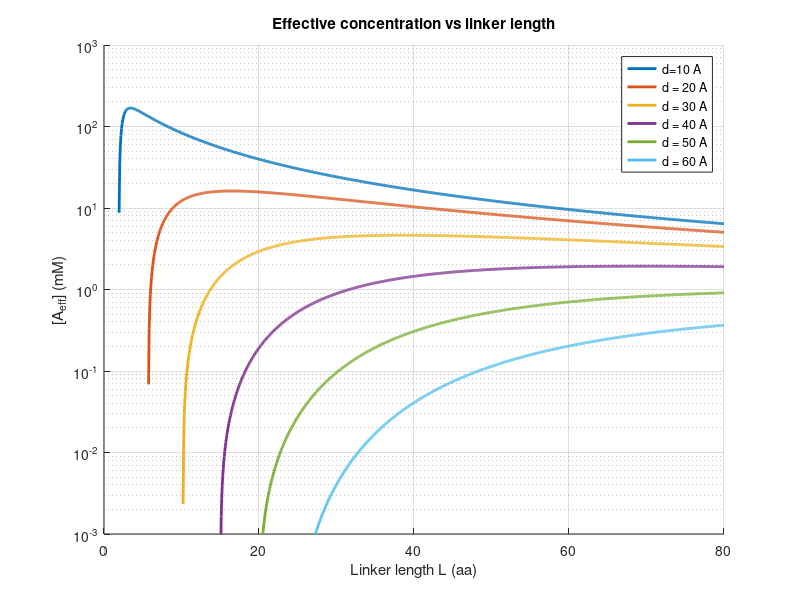

This figure's MATLAB source: (Note: this script raises an error after producing the figure.)
% CHEME 5440
% Final Project 

clear all; close all;
%% Recreating Textbook Figure on Relationship between Aeff and L

% Messing around in nM 
x0(1) = 16; % initial concentration of free Ab (nM)
x0(2) = 7.5 * 10^-2; % initial conc of free CD4 receptor (nM)
x0(3) = 7.5 * 10^-2; % initial conc of free CD70 receptor (nM)
x0(4) = 0; % initial concentration of Ab:CD4 (nM)
x0(5) = 0; % initial concentration of Ab:CD70 (nM)
x0(6) = 0; % initial concentration of CD4:Ab:CD70 (nM)
k(1) = 2.8 * 10^-4; % kon, CD4 (nM^-1 s^-1)
k(2) = 2.6 * 10^-4; % koff, CD4 (s^-1)
% Kd CD4 = around 0.9 nM 
k(3) = 2.0 * 10^-4; % kon, CD70 (nM^-1 s^-1)
k(4) = 4.9 * 10^-3; % koff, CD70 (s^-1)
% Kd CD70 = around 25 nM 


hold on
%For our updated scenario iwth a different [CD4eff] concentration
d= 3.8;

d_vals = linspace(10,60,6);
figure (1)
hold on
x = 0;
startlength = [1,4,9,14,19,25];
for i = 1:length(d_vals)
    d = d_vals(i);
    L_vals = linspace(startlength(i),80,1000); %Accounts for model breakdown after you get lower linke lengths
    Aeff_vals = zeros(size(L_vals)); 

    for j = 1:length(L_vals)
        L = L_vals(j);
    
        Aeff = 5.03 .* L.^(-3/2) .* exp((-6.58e-2 .* d.^2) ./ L) .* ( ...
            1 ...
            - (0.987 ./ L) ...
            + 0.139 .* (d.^2 ./ L.^2) ...
            - 2.51e-3 .* (d.^4 ./ L.^3) ...
            - (0.308 ./ L.^2) ...
            - 0.150 .* (d.^2 ./ L.^3) ...
            + 0.0204 .* (d.^4 ./ L.^4) ...
            - 5.17e-4 .* (d.^6 ./ L.^5) ...
            + 3.14e-6 .* (d.^8 ./ L.^6) ...
        );
    
        Aeff_vals(j) = Aeff*1e3;   % store scalar
    end
    semilogy(L_vals, Aeff_vals, 'LineWidth', 2);

end
%Updated model
set(gca, 'YScale', 'log');
ylim([1e-3 1e3]);
xlabel('Linker length L (aa)');
ylabel('[A_{eff}] (mM)');
title('Effective concentration vs linker length');
xlim([0 80])
legend('d=10 A', 'd = 20 A', 'd = 30 A',  'd = 40 A', 'd = 50 A', 'd = 60 A')
grid on;
hold off

%% Mazor et al. figure recreation

%Set up constants
tspan = [0 60*60];        % Time for equilibrium
conv_factor = 9e8;      % Scale to #/cell
Ab_range = logspace(-11, -2, 100); 
kd_scenarios = [0.9, 70]; 
results = cell(1, 2);
avagardo = 6.022e23;

%finding Aeff value
d = 40;
L = 40;
Aeff = (5.03 .* L.^(-3/2) .* exp((-6.58e-2 .* d.^2) ./ L) .* ( ...
            1 ...
            - (0.987 ./ L) ...
            + 0.139 .* (d.^2 ./ L.^2) ...
            - 2.51e-3 .* (d.^4 ./ L.^3) ...
            - (0.308 ./ L.^2) ...
            - 0.150 .* (d.^2 ./ L.^3) ...
            + 0.0204 .* (d.^4 ./ L.^4) ...
            - 5.17e-4 .* (d.^6 ./ L.^5) ...
            + 3.14e-6 .* (d.^8 ./ L.^6) ...
))*1e9;

%Loop
d = d_vals(4); %Using d = 40 A
for s = 1:2
    % Set kinetic rates
    k(1) = 2.8 * 10^-4;              % kon, CD4
    k(2) = k(1) * kd_scenarios(s);   % koff, CD4 
    k(3) = 2.0 * 10^-4;              % kon, CD70
    k(4) = k(3) * 25;                % koff, CD70            
    
    bound_data = zeros(length(Ab_range), 3); 

    pcd4 = 1;
    pcd70 =1;

    for i = 1:length(Ab_range)
        Ab_init_nM = Ab_range(i) * 1e9;
        
        o=50;
        % CD4+/CD70+ 
        x0 = [Ab_init_nM, 0.075, 0.075, 0, 0, 0];
        [~, x_out] = ode15s(@(t,x) finalprojectODEsaltered(t,x,k,Aeff_vals(o),pcd4,pcd70), tspan, x0);
        bound_data(i, 1) = (sum(x_out(end, 4:6)) * avagardo * 1e-9)/conv_factor;
            
        % CD4+/CD70-
        x0 = [Ab_init_nM, 0.075, 0, 0, 0, 0];
        [~, x_out] = ode15s(@(t,x) finalprojectODEsaltered(t,x,k,Aeff_vals(o),pcd4,pcd70), tspan, x0);
        bound_data(i, 2) = (sum(x_out(end, 4:6)) * avagardo * 1e-9)/conv_factor;
            
        % CD4-/CD70+
        x0 = [Ab_init_nM, 0, 0.075, 0, 0, 0];
        [~, x_out] = ode15s(@(t,x) finalprojectODEsaltered(t,x,k,Aeff_vals(o),pcd4,pcd70), tspan, x0);
        bound_data(i, 3) = (sum(x_out(end, 4:6)) * avagardo * 1e-9)/conv_factor;
    end
    results{s} = bound_data; 
end
xlim([1e-12,1e-6])
set(gcf, 'Position', [100, 100, 1000, 400]); % Set window size

figure(2);
for s = 1:2
    subplot(1, 2, s);
    data = results{s};
    
    % Use semilogx for the [Ab] log scale
    semilogx(Ab_range, data(:,1), 'k-', 'LineWidth', 1.8); hold on;
    semilogx(Ab_range, data(:,2), 'k--', 'LineWidth', 1.2);
    semilogx(Ab_range, data(:,3), 'k:', 'LineWidth', 1.2);
    
    % Labels & Formatting
    xlabel('[Ab] (M)');
    ylabel('Bound Ab (#/cell)');
    % Fixed the num24 typo here:
    title(['K_{d,CD4} = ', num2str(kd_scenarios(s)), ' nM']);
    %ylim([0 6e4]);
    %xlim([10e-12,10e-8])
    grid on;
    
    % Dynamic labels placed near the end of the curves
    text(2e-8, data(end,1), 'CD4^+/CD70^+', 'FontSize', 8);
    text(2e-8, data(end,2), 'CD4^+/CD70^-', 'FontSize', 8);
    text(2e-8, data(end,3), 'CD4^-/CD70^+', 'FontSize', 8);
end
xlim([1e-12,1e-6])


%% Linker Length Variation and Monovalent/Bivalent Binding
%Bound complex 2 while varying linker length
Ab_vals_2 = [Ab_range(40), Ab_range(50), Ab_range(60)] ; %Choosing values to test
c2 = zeros(length(L_vals),length(Ab_vals_2));
c1 = zeros(length(L_vals),length(Ab_vals_2));
for c = 1:length(L_vals)
    L = L_vals(c);
    %Aeff in molars, so convert to nM, again using d = 40 from above
    Aeff = (5.03 .* L.^(-3/2) .* exp((-6.58e-2 .* d.^2) ./ L) .* ( ...
        1 ...
        - (0.987 ./ L) ...
        + 0.139 .* (d.^2 ./ L.^2) ...
        - 2.51e-3 .* (d.^4 ./ L.^3) ...
        - (0.308 ./ L.^2) ...
        - 0.150 .* (d.^2 ./ L.^3) ...
        + 0.0204 .* (d.^4 ./ L.^4) ...
        - 5.17e-4 .* (d.^6 ./ L.^5) ...
        + 3.14e-6 .* (d.^8 ./ L.^6) ...
     ))*1e9;

    for i = 1:length(Ab_vals_2)
        x0 = [Ab_vals_2(i), 0.075, 0.075, 0, 0, 0];
        [~, x_out2] = ode15s(@(t,x) finalprojectODEsaltered(t,x,k,Aeff,pcd4,pcd70), tspan, x0);
        c2(c,i) = (x_out2(end, 6) * avagardo * 1e-9)/conv_factor;
        c1(c,i) = (sum(x_out2(end, 4:5)) * avagardo * 1e-9)/conv_factor;
    end
end
figure(3)
subplot(1,2,1)
hold on
for o = 1:length(Ab_vals_2)
    plot(L_vals,c2(:,o),'Linewidth',2)

    %labels
    text(L_vals(end)*0.95, c2(end,o), num2str(Ab_vals_2(o)), 'FontSize', 8);
end
hold off
set(gca, 'YScale', 'log');
xlabel('Linker Length')
ylabel('C2 complex')
grid on
hold off

%c1
subplot(1,2,2)
hold on
for o = 1:length(Ab_vals_2)
    plot(L_vals,c1(:,o),'Linewidth',2)

    %labels
    text(L_vals(end)*0.95, c1(end,o), num2str(Ab_vals_2(o)), 'FontSize', 8);
end
hold off
set(gca, 'YScale', 'log');
xlabel('Linker Length')
ylabel('C1 complex')

grid on
hold off
